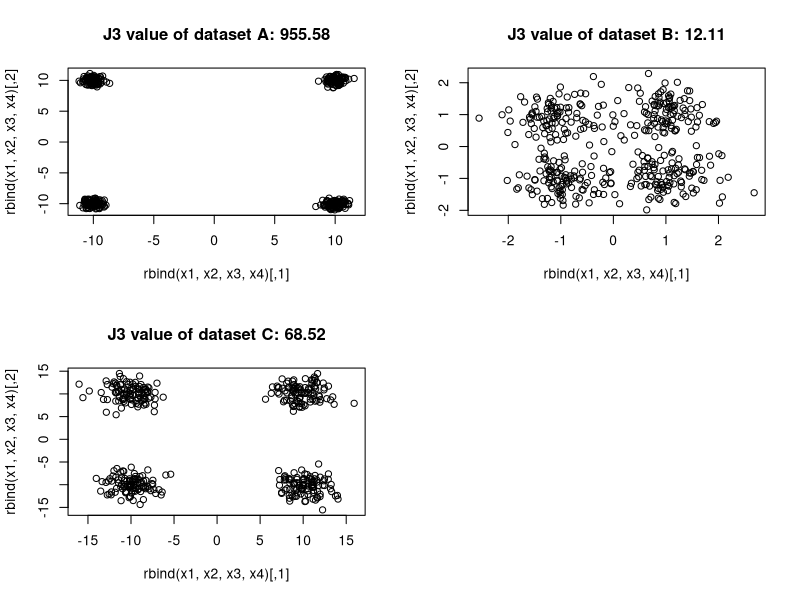
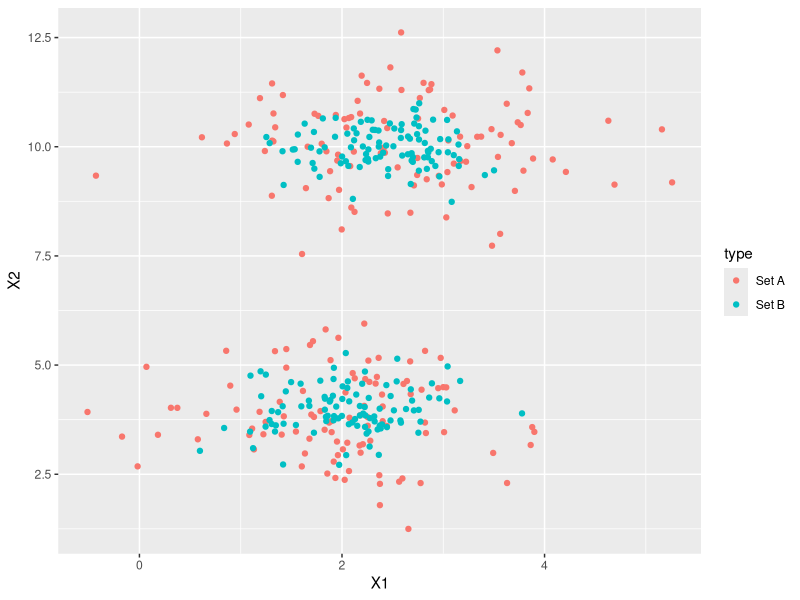
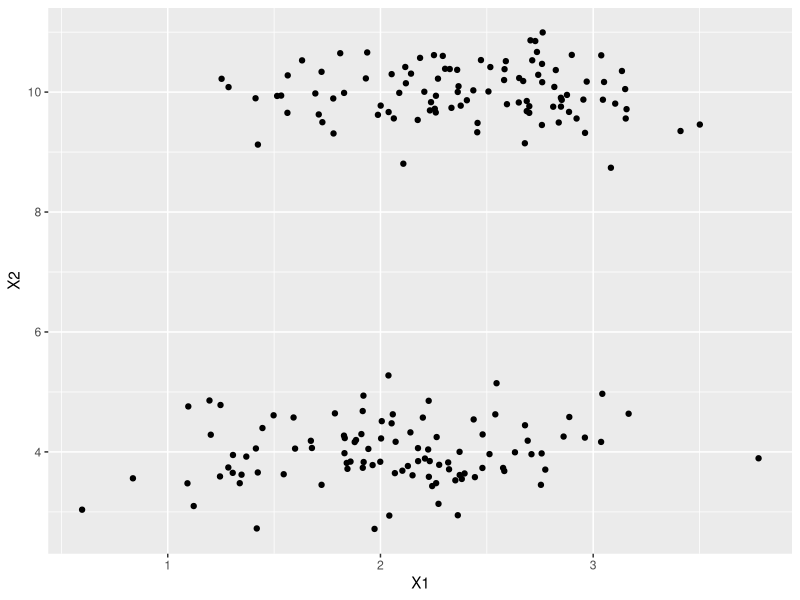

Generate these figures, in order, with R:
library(mvtnorm)

#Problem 1

#(a)i
#generate the four data sets with given mean and covariance
sigma = matrix(c(0.2,0,0,0.2), 2, 2)
x1 = rmvnorm(n=100, mean=c(-10,-10), sigma=sigma)
x2 = rmvnorm(n=100, mean=c(-10,10), sigma=sigma)
x3 = rmvnorm(n=100, mean=c(10,-10), sigma=sigma)
x4 = rmvnorm(n=100, mean=c(10,10), sigma=sigma)

#(a)ii
#Input variable data, for the functions below, is a list, each element of the list is a vector
#sw is the function to compute Within-class scatter matrix
sw = function(data){
  N = 0
  d = dim(data[[1]])[2]
  for(i in data){
    N = N + dim(i)[1]
  }
  wc_matrix = matrix(0, d, d)
  for(i in data){
    wc_matrix = wc_matrix + (dim(i)[1] / N) * cov(i)
  }
  return(wc_matrix)
}

#sb is the function to compute Between-class scatter matrix
sb = function(data){
  d = dim(data[[1]])[2]
  N = 0
  data_all = matrix(,0,d)
  for(i in data){
    data_all = rbind(data_all, i)
    N = N + dim(i)[1]
  }

  #mean_all is the mean of all data
  mean_all = c()
  for(i in seq(1,d)){
    mean_all = c(mean_all, mean(data_all[,i]))
  }
  #transform mean_all into matrix type
  mean_all = matrix(mean_all, d, 1)
  
  bc_matrix = matrix(0, d, d)
  for(i in data){
    #mean_cla is the mean of each data set
    mean_cla = c()
    for(j in seq(1,d)){
      mean_cla = c(mean_cla, mean(i[,j]))
    }
    diff_matrix = matrix(mean_cla, d, 1) - mean_all
    bc_matrix = bc_matrix + (dim(i)[1] / N) * (diff_matrix %*% t(diff_matrix))
  }
  return(bc_matrix)
}

#J3 is the function to compute J3 critrion,
#Mixture scatter matrix in J3 function is computed from sample covariance matrix
J3 = function(data){
  d = dim(data[[1]])[2]
  X = matrix(,0,d)
  for(i in data){
    X = rbind(X,i)
  }
  return(sum(diag((solve(sw(data)) %*% cov(X)))))
}

#computer sw, sb, sm and J3
X = list(x1,x2,x3,x4)
#Sw scatter matrix is:
print(format(round(sw(X), 2)))
#Sb scatter matrix is:
print(format(round(sb(X), 2)))
sm_cov = cov(rbind(x1,x2,x3,x4))
sm_sum = sw(X) + sb(X)
#Sm scatter matrix is(cov form):
print(format(round(sm_cov, 2)))
#Sm scatter matrix is(sum form):
print(format(round(sm_sum, 2)))
#There are two ways to compute Sm scatter matrix. 
#One is sample covriance, the other is sum of Sw and sb.
#There is small numerical error between them.

#plot the data
par(mfrow = c(2,2))
plot(rbind(x1,x2,x3,x4))
title(paste("J3 value of dataset A:", format(round(J3(X), 2), nsmall = 2)))

#a(iii)
J3(X)

#(b)
#generate the data
sigma = matrix(c(0.2,0,0,0.2), 2, 2)
x1 = rmvnorm(n=100, mean=c(-1,-1), sigma=sigma)
x2 = rmvnorm(n=100, mean=c(-1,1), sigma=sigma)
x3 = rmvnorm(n=100, mean=c(1,-1), sigma=sigma)
x4 = rmvnorm(n=100, mean=c(1,1), sigma=sigma)

#computer sw, sb, sm and J3
X = list(x1,x2,x3,x4)

#Sw scatter matrix is:
print(format(round(sw(X), 2)))
#Sb scatter matrix is:
print(format(round(sb(X), 2)))
sm_cov = cov(rbind(x1,x2,x3,x4))
sm_sum = sw(X) + sb(X)
#Sm scatter matrix is(cov form):
print(format(round(sm_cov, 2)))
#Sm scatter matrix is(sum form):
print(format(round(sm_sum, 2)))

#plot the data
plot(rbind(x1,x2,x3,x4))
title(paste("J3 value of dataset B:", format(round(J3(X), 2), nsmall = 2)))

#(c)
#generate the data
sigma = matrix(c(3,0,0,3), 2, 2)
x1 = rmvnorm(n=100, mean=c(-10,-10), sigma=sigma)
x2 = rmvnorm(n=100, mean=c(-10,10), sigma=sigma)
x3 = rmvnorm(n=100, mean=c(10,-10), sigma=sigma)
x4 = rmvnorm(n=100, mean=c(10,10), sigma=sigma)

#computer sw, sb, sm and J3
X = list(x1,x2,x3,x4)

#Sw scatter matrix is:
print(format(round(sw(X), 2)))
#Sb scatter matrix is:
print(format(round(sb(X), 2)))
sm_cov = cov(rbind(x1,x2,x3,x4))
sm_sum = sw(X) + sb(X)
#Sm scatter matrix is(cov form):
print(format(round(sm_cov, 2)))
#Sm scatter matrix is(sum form):
print(format(round(sm_sum, 2)))

#plot the data
plot(rbind(x1,x2,x3,x4))
title(paste("J3 value of dataset C:", format(round(J3(X), 2), nsmall = 2)))



#Problem 2
#generate the data randomly
sigma = diag(5)
sigma[1,1] = 0.5
sigma[2,2] = 0.5
sigma[5,5] = 1.5
a <- rmvnorm(n=100, mean=rep(0,5), sigma=sigma)
b <- rmvnorm(n=100, mean=c(0,2,2,3,3), sigma=sigma)

#(a)
best_i = 0
best_j3 = 0
for(i in seq(1,5)){
  X = list(matrix(a[,i],dim(a)[1],1), matrix(b[,i],dim(b)[1],1))
  j3c = J3(X)
  if(j3c > best_j3){
    best_j3 = j3c
    best_i = i
  }
  print(paste("i:", i, "   J3 value:", format(round(J3(X), 4), nsmall = 4), sep = ""))
}
print(paste("The best combination of one feature is:", best_i))
print(paste("With a J3 value equals to", format(round(best_j3, 4), nsmall = 4)))

#(b)
best_i = 0
best_j = 0
best_j3 = 0
for(i in seq(1,4)){
  for(j in seq(i+1,5)){
    X = list(a[,c(i,j)], b[,c(i,j)])
    j3c = J3(X)
    if(j3c > best_j3){
      best_j3 = j3c
      best_i = i
      best_j = j
    }
    print(paste("i:", i," j:",j, "   J3 value:", format(round(J3(X), 4), nsmall = 4), sep = ""))
  }
}
print(paste("The best combination of one feature is:", best_i, best_j))
print(paste("With a J3 value equals to", format(round(best_j3, 4), nsmall = 4)))


#(c)
best_i = 0
best_j = 0
best_k = 0
best_j3 = 0
for(i in seq(1,3)){
  for(j in seq(i+1,4)){
    for(k in seq(j+1, 5)){
      X = list(a[,c(i,j,k)], b[,c(i,j,k)])
      j3c = J3(X)
      if(j3c > best_j3){
        best_j3 = j3c
        best_i = i
        best_j = j
        best_k = k
      }
      print(paste("i:", i," j:",j, " k:", k,"   J3 value:", format(round(J3(X), 4), nsmall = 4), sep = ""))
    }
  }
}
print(paste("The best combination of one feature is:", best_i, best_j, best_k))
print(paste("With a J3 value equals to", format(round(best_j3, 4), nsmall = 4)))

#(d)
#discussion of the result is in the report


#Problem 3
#import the libraries needed for plotting
library(ggplot2)
library(Hmisc)
library(dplyr)
library(reshape)
library(lme4)
library(nlme)

#(a)i
#generate the data
sigma = diag(2)
a <- rmvnorm(n=100, mean=c(2,4), sigma=sigma)
b <- rmvnorm(n=100, mean=c(2.5,10), sigma=sigma)

#(a)ii
#funtion for computing FDR value
FDR = function(x,y){
  return( (mean(x) - mean(y)) ^ 2 / (var(x) + var(y)) )
}
FDR1 = FDR(a[,1], b[,1])
FDR1
FDR2 = FDR(a[,2], b[,2])
FDR2

#(b)
sigma = 0.25*diag(2)
c = rmvnorm(n=100, mean=c(2,4), sigma=sigma)
d = rmvnorm(n=100, mean=c(2.5,10), sigma=sigma)
FDR3 = FDR(c[,1], d[,1])
FDR3
FDR4 = FDR(c[,2], d[,2])
FDR4

#visualize the two datasets
#color represents which dataset the point belongs to
type = c(rep("Set A",200), rep("Set B",200))
df = data.frame(rbind(a, b, c,d), type)
ggplot(data = df, aes(x=X1, y=X2)) +
  geom_point(aes(color=type))

#visualize dataset B
df2 = data.frame(rbind(c,d))
ggplot(data = df2, aes(x=X1, y=X2)) +geom_point()

#(c)
#discussion of the result is in the report
